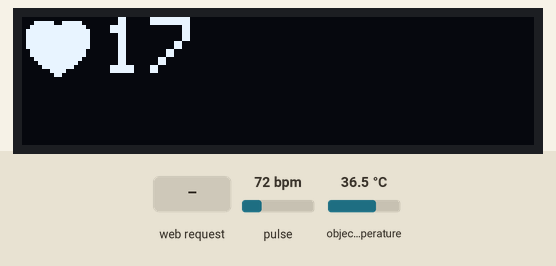
Recording of a program running on a simulated ESP32. Shown: 128×32 one-colour display. The inputs (shaded band) are chosen by the test bench; at power-on: pulse 72 bpm, object temperature 36.5 °C. WiFi joins after 1.5 s; servers stay silent unless stated; the display library's start-up logo is not drawn; storage starts empty; what the program prints to the serial monitor is not drawn.

Above: at 5.2 s.
5.3 s: pulse set to 42 bpm
At 7.4 s:
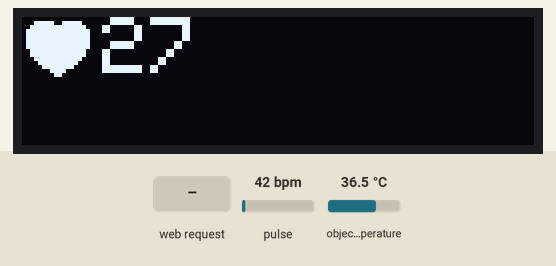
9.3 s: pulse set to 100 bpm
At 10.4 s:
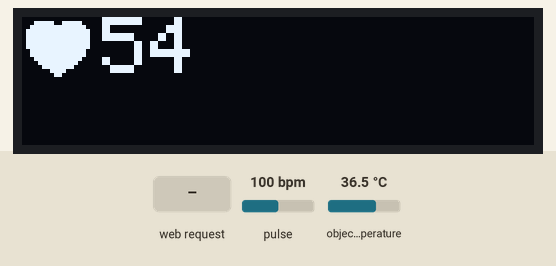
12.1 s: HTTP request GET /readings received
At 13.4 s:
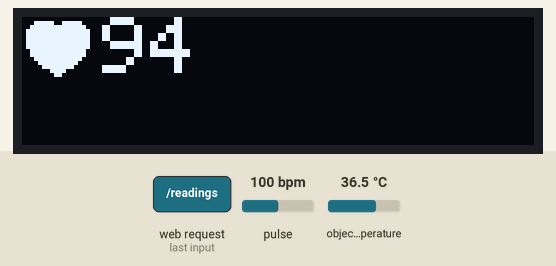
16.5 s: pulse set to 70 bpm
At 17.8 s:
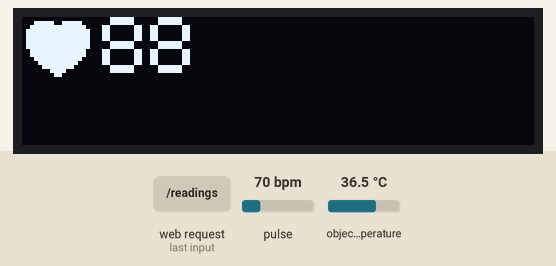
Timing chart, 0 to 19.5 s (numbered marks = the images above; inputs shaded):
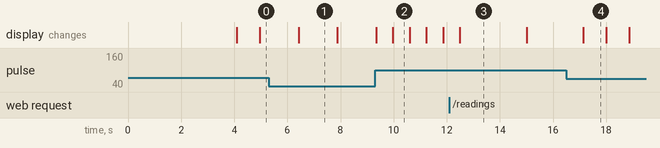

The program:

main.cpp
```cpp
#include <Arduino.h>
#include <Arduino_JSON.h>
#include <SPI.h>
#include <WiFi.h>

#include "Display.h"
#include "HeartRateSensor.h"
#include "InfraredThermometer.h"
#include "SPIFFS.h"
#include "credentials.h"
#include "webserver.h"

JSONVar readings;
// Get Sensor Readings and return JSON object
String getSensorReadings() {
  readings["bpm"] = String(HeartRateSensor::getBeatAvg());
  readings["temp"] = String(InfraredThermometer::readTempC());
  return JSON.stringify(readings);
}

void setup() {
  Serial.begin(115200);
  Serial.println("Initializing...");

  if (InfraredThermometer::setup(0.5) != InfraredThermometer::Code::OK) {
    Serial.println("Error connecting to MLX sensor. Check wiring.");
    while (1)
      ;
  }

  if (HeartRateSensor::setup() != HeartRateSensor::Code::OK) {
    Serial.println("MAX30105 was not found. Please check wiring/power.");
    while (1)
      ;
  }

  if (Display::setup() != Display::Code::OK) {
    Serial.println(F("SSD1306 allocation failed"));
    while (1)
      ;
  }

  Serial.println("Connecting to WiFi...");
  if (WebServer::setup(WIFI_SSID, WIFI_PASSWD, getSensorReadings) !=
      WebServer::Code::OK) {
    Serial.println(F("WebServer init failed"));
    while (1)
      ;
  }
  Serial.printf("IP Address: %s\n", WebServer::getIPAddress().toString());

  Serial.println("Place your index finger on the sensor with steady pressure.");
}

void loop() {
  HeartRateSensor::loop();
  if (!HeartRateSensor::isFingerDetected()) {
    Display::println("---");
  } else {
    int beatAvg = HeartRateSensor::getBeatAvg();
    Display::printHeartBeat(beatAvg);
  }
  WebServer::loop();
}
```

Display.h
```cpp
namespace Display {

enum class Code { OK, FAIL };

Code setup();

void println(const char* c);

void printHeartBeat(int heartBeat);
};  // namespace Display
```

HeartRateSensor.h
```cpp
namespace HeartRateSensor {

enum class Code { OK, DEVICE_NOT_FOUND };

Code setup();

int getBeatAvg();

bool isFingerDetected();

void loop();

};  // namespace HeartRateSensor
```

InfraredThermometer.h
```cpp
#include <Adafruit_MLX90614.h>

namespace InfraredThermometer {

enum class Code { OK, FAIL };

Code setup(double emissivity);

double readTempC();
};  // namespace InfraredThermometer
```

credentials.h
```cpp
#ifndef CREDENTIAL_H
#define CREDENTIAL_H

// Replace with your actual SSID and password:
#define WIFI_SSID "Your SSID here"
#define WIFI_PASSWD "Your password here"

#endif
```

webserver.h
```cpp
#include <Arduino.h>
#include <Arduino_JSON.h>
#include <AsyncTCP.h>
#include <ESPAsyncWebServer.h>
#include <WiFi.h>

#include "SPIFFS.h"

namespace WebServer {

enum class Code { OK, FAIL };

typedef std::function<String()> GetSensorReadingsFunction;

GetSensorReadingsFunction getSensorReadings;

// Create AsyncWebServer object on port 80
AsyncWebServer server(80);

// Create an Event Source on /events
AsyncEventSource events("/events");

// Timer variables
unsigned long lastTime = 0;
unsigned long timerDelay = 2000;

IPAddress getIPAddress() { return WiFi.localIP(); }

Code setup(const char *ssid, const char *password,
           GetSensorReadingsFunction getSensorReadingsFunction) {
  // Init WIFI
  WiFi.mode(WIFI_STA);
  WiFi.begin(ssid, password);
  while (WiFi.status() != WL_CONNECTED) {
    delay(1000);
  }

  getSensorReadings = getSensorReadingsFunction;

  if (!SPIFFS.begin()) return Code::FAIL;

  // Web Server Root URL
  server.on("/", HTTP_GET, [](AsyncWebServerRequest *request) {
    request->send(SPIFFS, "/index.html", "text/html");
  });

  server.serveStatic("/", SPIFFS, "/");

  // Request for the latest sensor readings
  server.on("/readings", HTTP_GET, [](AsyncWebServerRequest *request) {
    String json = getSensorReadings();
    request->send(200, "application/json", json);
    json = String();
  });

  events.onConnect([](AsyncEventSourceClient *client) {
    if (client->lastId()) {
      Serial.printf("Client reconnected! Last message ID that it got is: %u\n",
                    client->lastId());
    }
    // send event with message "hello!", id current millis
    // and set reconnect delay to 1 second
    client->send("hello!", NULL, millis(), 10000);
  });
  server.addHandler(&events);

  // Start server
  server.begin();

  return Code::OK;
}

void loop() {
  if ((millis() - lastTime) > timerDelay) {
    // Send Events to the client with the Sensor Readings Every 2 seconds
    events.send("ping", NULL, millis());
    events.send(getSensorReadings().c_str(), "new_readings", millis());
    lastTime = millis();
  }
}

};  // namespace WebServer
```

Display.cpp
```cpp
#include "Display.h"

#include <Adafruit_GFX.h>
#include <Adafruit_SSD1306.h>

#include <string>
#include <vector>

namespace Display {

// Display settings
#define SCREEN_WIDTH 128  // OLED display width, in pixels
#define SCREEN_HEIGHT 32  // OLED display height, in pixels

// Declaration for an SSD1306 display connected to I2C (SDA, SCL pins)
// The pins for I2C are defined by the Wire-library.
// On an arduino UNO:       A4(SDA), A5(SCL)
// On an arduino MEGA 2560: 20(SDA), 21(SCL)
// On an arduino LEONARDO:   2(SDA),  3(SCL), ...
#define OLED_RESET -1  // Reset pin # (or -1 if sharing Arduino reset pin)
#define SCREEN_ADDRESS \
  0x3C  ///< See datasheet for Address; 0x3D for 128x64, 0x3C for 128x32
Adafruit_SSD1306 display(SCREEN_WIDTH, SCREEN_HEIGHT, &Wire, OLED_RESET);

// 16x16px
#define LOGO_HEIGHT 16
#define LOGO_WIDTH 16
static const unsigned char PROGMEM heart_bmp[] = {
    0x00, 0x00, 0x3e, 0x7c, 0x7f, 0xfe, 0xff, 0xff, 0xff, 0xff, 0xff,
    0xff, 0xff, 0xff, 0xff, 0xff, 0x7f, 0xfe, 0x7f, 0xfe, 0x3f, 0xfc,
    0x1f, 0xf8, 0x0f, 0xf0, 0x03, 0xc0, 0x01, 0x80, 0x00, 0x00};

Code setup() {
  // Initialize display
  // SSD1306_SWITCHCAPVCC = generate display voltage from 3.3V internally
  if (!display.begin(SSD1306_SWITCHCAPVCC, SCREEN_ADDRESS)) {
    return Code::FAIL;
  }

  display.display();
  delay(2000);  // Pause for 2 seconds

  // Clear the buffer
  display.clearDisplay();

  display.setTextSize(2);               // Normal 1:1 pixel scale
  display.setTextColor(SSD1306_WHITE);  // Draw white text
  display.setCursor(0, 0);              // Start at top-left corner
  display.cp437(true);  // Use full 256 char 'Code Page 437' font

  return Code::OK;
}

void println(const char* c) {
  display.clearDisplay();
  display.setCursor(0, 0);
  display.println(c);
  display.display();
}

void printHeartBeat(int heartBeat) {
  display.clearDisplay();
  display.setCursor(0, 0);
  display.drawBitmap(1, 0, heart_bmp, LOGO_WIDTH, LOGO_HEIGHT, 1);
  display.setCursor(20, 0);
  display.printf("%d", heartBeat);
  display.display();
}

};  // namespace Display
```

HeartRateSensor.cpp
```cpp
#include "HeartRateSensor.h"

#include <vector>

#include "MAX30105.h"
#include "heartRate.h"

namespace HeartRateSensor {

class Calculator {
 private:
  std::vector<byte> rates;
  byte rateSize;
  byte rateSpot;
  long lastBeat;  // Time at which the last beat occurred
  int beatAvg;

 public:
  Calculator(byte rateSize = 4) {
    this->rateSize = rateSize;
    this->rates = std::vector<byte>(rateSize);
    this->rateSpot = 0;
    this->lastBeat = 0;
    this->beatAvg = 0;
  }

  int getBeatAvg() { return beatAvg; }

  void calculate() {
    long delta = millis() - lastBeat;
    lastBeat = millis();

    long beatsPerMinute = 60 / (delta / 1000.0);

    if (beatsPerMinute >= 255 || beatsPerMinute <= 20) return;

    rates[rateSpot++] =
        (byte)beatsPerMinute;      // Store this reading in the array
    rateSpot %= rates.capacity();  // Wrap variable

    // Take average of readings
    beatAvg = 0;
    for (byte x = 0; x < rateSize; x++) {
      beatAvg += rates[x];
    }
    beatAvg /= rateSize;
  }
};

// The heart rate sensor we are using.
MAX30105 max30105;

// To calculate average heart beat.
Calculator calculator;

Code setup() {
  // Initialize heart rate sensor
  if (!max30105.begin(Wire,
                      I2C_SPEED_FAST))  // Use default I2C port, 400kHz speed
  {
    return Code::DEVICE_NOT_FOUND;
  }

  max30105.setup();  // Configure sensor with default settings
  max30105.setPulseAmplitudeRed(
      0x0A);  // Turn Red LED to low to indicate sensor is running
  max30105.setPulseAmplitudeGreen(0);  // Turn off Green LED

  return Code::OK;
}

int getBeatAvg() { return calculator.getBeatAvg(); }

bool isFingerDetected() {
  long irValue = max30105.getIR();
  return irValue > 50000;
}

void loop() {
  long irValue = max30105.getIR();

  if (!checkForBeat(irValue)) return;  // Return if no heart beat.

  // We sensed a beat!
  calculator.calculate();
}

};  // namespace HeartRateSensor
```

InfraredThermometer.cpp
```cpp
#include "InfraredThermometer.h"

#include <Adafruit_MLX90614.h>

namespace InfraredThermometer {

Adafruit_MLX90614 mlx = Adafruit_MLX90614();

Code setup(double emissivity) {
  // init sensor
  if (!mlx.begin()) return Code::FAIL;
  mlx.writeEmissivity(emissivity);
  return Code::OK;
}

double readTempC() { return mlx.readObjectTempC(); }
};  // namespace InfraredThermometer
```

Measured:
- after the input at 12.1 s, the display: changes after 0.39 s (image 3)
- after the input at 16.5 s, the display: changes after 0.64 s (image 4)
- what the display in image 1 shows lasts 1.5 s, from 6.4 s to 7.9 s
- what the display in image 2 shows lasts 0.6 s, from 10.0 s to 10.6 s
- what the display in image 3 shows lasts 2.5 s, from 12.5 s to 15.0 s
- what the display in image 4 shows lasts 0.9 s, from 17.1 s to 18.0 s
